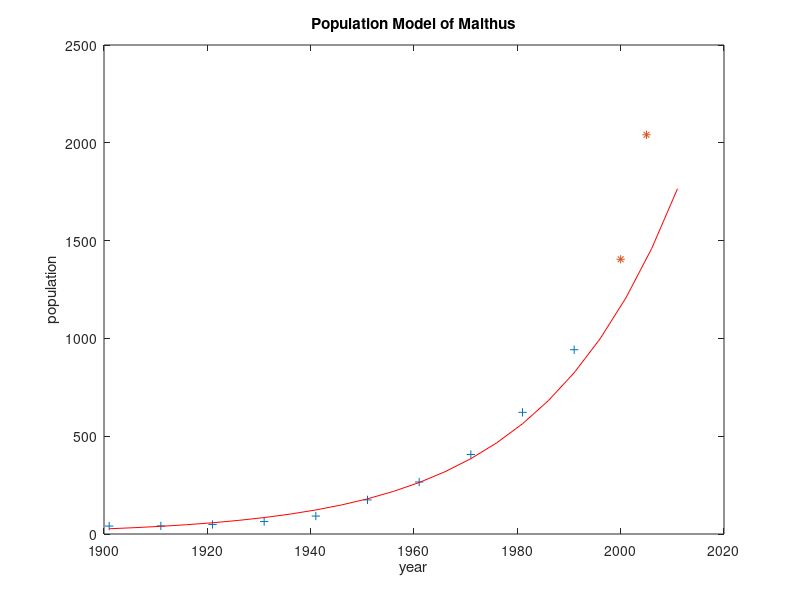
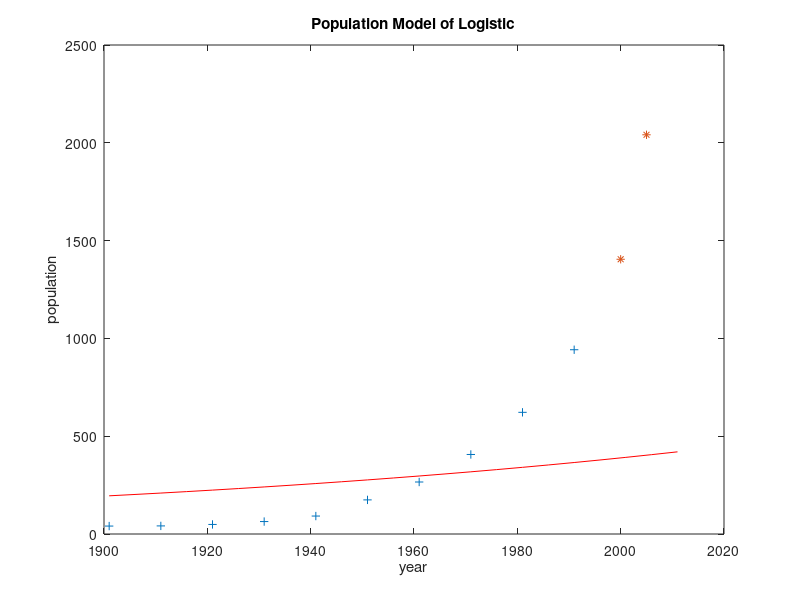

These charts were generated, in order, by the following MATLAB code:
%in this section I will analyse the population change in Shanghai
%data source: https://www.google.com.hk/imgres?imgurl=https%3A%2F%2Fimage.slidesharecdn.com%2Fdemographicsofacapitalcity-131223225203-phpapp01%2F95%2Fdelhi-demographics-of-a-capital-city-3-638.jpg%3Fcb%3D1389582553&imgrefurl=https%3A%2F%2Fwww.slideshare.net%2Fvarshajoshi95%2Fdelhi-demographics-of-a-capital-city%2F24-19611971_THE_AGE_OF_DELHI&docid=CAlc5ys70KaucM&tbnid=BglLDZ9Pbia9bM%3A&vet=10ahUKEwi8iYfLnovaAhUCE7wKHXZHCLMQMwg-KAEwAQ..i&w=638&h=359&bih=730&biw=1440&q=new%20delhi%20population%20change&ved=0ahUKEwi8iYfLnovaAhUCE7wKHXZHCLMQMwg-KAEwAQ&iact=mrc&uact=8

Year=1901:10:1991;
Population=[40.5819,41.3851,48.8452,63.6246,91.7939,174.4072,265.8612,406.5698,622.0406,942.0644];
PopulationLast=[1404.6035,2040.9832]
Population_R=[3.93,5.31,7.24,9.64,12.87,17.07,23.19,31.44,38.56,...
    50.16,62.95,76.0]

%Malthus拟合参数
p=polyfit(Year,log(Population),1);
r=p(1,1);
x0=exp(p(1,2));
Year_1=1901:5:2011;
Population_1=x0*exp(r*Year_1);
figure(1);
plot(Year,Population,'+',Year_1,Population_1,'r',[2000,2005],PopulationLast,'*');
hold on
xlabel("year");
ylabel("population");
title("Population Model of Malthus")


%Logistic拟合参数
P = @(p,t)(p(2).*p(3)./((p(2)-p(3)).*exp(-p(1).*t)+p(3)));
%LOGISTIC: MATLAB function file that takes
%time t, growth rate r (p(1)),
%carrying capacity K (p(2)),
%and initial population P0 (p(3)), and returns
%the population at time t.

Population_2=1901:5:2011; 
lowerbound = zeros(1,3);
options = optimset('MaxFunEvals',100000);
p0=[0.007,5000,0];
q=lsqcurvefit(P,p0,Year,Population,lowerbound,[],options)
%q =
%q=lsqcurvefit(P,p0,Year,Population)
 %  -3.1143  490.5006    3.9296
 Prediction=@(t)(q(2).*q(3)./((q(2)-q(3)).*exp(-q(1).*(t))+q(3)));
% plot([0:1:2000],Prediction([0:1:2000]));
figure(2)
 plot(Year,Population,'+')
 plot(Year,Population,'+',Year_1,Prediction(Year_1),'r',[2000,2005],PopulationLast,'*');
hold on
xlabel("year");
ylabel("population");
title("Population Model of Logistic")
%plot(Year,Population,'+',Year_1,q,'r');
